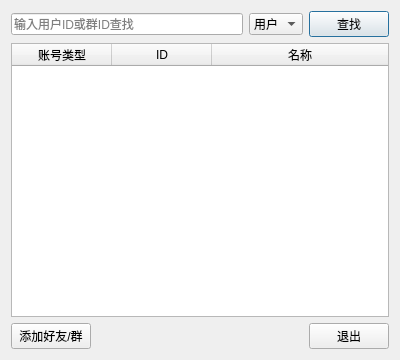
<?xml version="1.0" encoding="UTF-8"?>
<ui version="4.0">
 <class>findGroup</class>
 <widget class="QDialog" name="findGroup">
  <property name="geometry">
   <rect>
    <x>0</x>
    <y>0</y>
    <width>400</width>
    <height>360</height>
   </rect>
  </property>
  <property name="windowTitle">
   <string>查找用户或群聊</string>
  </property>
  <layout class="QGridLayout" name="gridLayout">
   <item row="0" column="0">
    <layout class="QVBoxLayout" name="verticalLayout">
     <item>
      <layout class="QHBoxLayout" name="horizontalLayout_2">
       <item>
        <widget class="QLineEdit" name="input_id">
         <property name="placeholderText">
          <string>输入用户ID或群ID查找</string>
         </property>
        </widget>
       </item>
       <item>
        <widget class="QComboBox" name="comboBox">
         <item>
          <property name="text">
           <string>用户</string>
          </property>
         </item>
         <item>
          <property name="text">
           <string>群聊</string>
          </property>
         </item>
        </widget>
       </item>
       <item>
        <widget class="QPushButton" name="find">
         <property name="text">
          <string>查找</string>
         </property>
        </widget>
       </item>
      </layout>
     </item>
     <item>
      <widget class="QTableWidget" name="result">
       <attribute name="horizontalHeaderStretchLastSection">
        <bool>true</bool>
       </attribute>
       <attribute name="verticalHeaderShowSortIndicator" stdset="0">
        <bool>false</bool>
       </attribute>
       <attribute name="verticalHeaderStretchLastSection">
        <bool>false</bool>
       </attribute>
       <column>
        <property name="text">
         <string>账号类型</string>
        </property>
        <property name="icon">
         <iconset resource="images.qrc">
          <normaloff>:/images/me</normaloff>:/images/me</iconset>
        </property>
       </column>
       <column>
        <property name="text">
         <string>ID</string>
        </property>
       </column>
       <column>
        <property name="text">
         <string>名称</string>
        </property>
       </column>
      </widget>
     </item>
     <item>
      <layout class="QHBoxLayout" name="horizontalLayout">
       <item>
        <widget class="QPushButton" name="add">
         <property name="text">
          <string>添加好友/群</string>
         </property>
        </widget>
       </item>
       <item>
        <spacer name="horizontalSpacer">
         <property name="orientation">
          <enum>Qt::Horizontal</enum>
         </property>
         <property name="sizeHint" stdset="0">
          <size>
           <width>40</width>
           <height>20</height>
          </size>
         </property>
        </spacer>
       </item>
       <item>
        <widget class="QPushButton" name="close">
         <property name="text">
          <string>退出</string>
         </property>
        </widget>
       </item>
      </layout>
     </item>
    </layout>
   </item>
  </layout>
 </widget>
 <resources>
  <include location="images.qrc"/>
 </resources>
 <connections/>
</ui>
